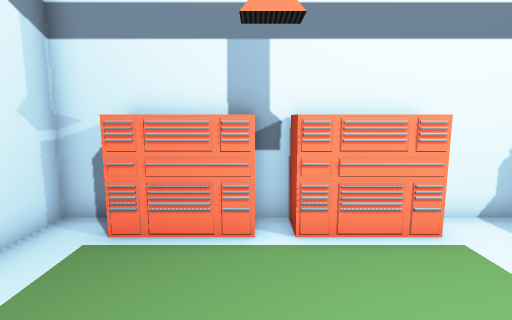
[1] (above)

12 first-person views from a walk through a Unity game level. The camera is 1.2 m above the floor, tilts 8° down and sees 80° across. The floor is counted in squares, 0.5 m on a side. Each view is taken from the middle of a square. On the plan, view 1 faces up. The plan holds only what a view shows up to about 19 squares ahead; the rest is blank. The place goes on beyond the plan. The player is left out. Some surface patterns are stand-ins.

[2]
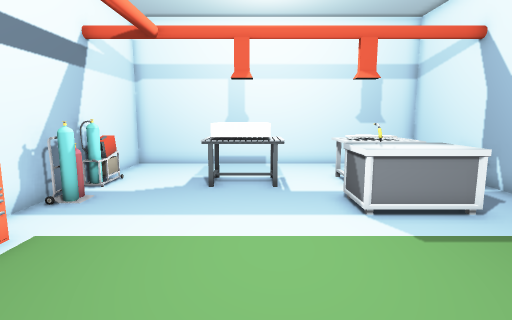

[3]
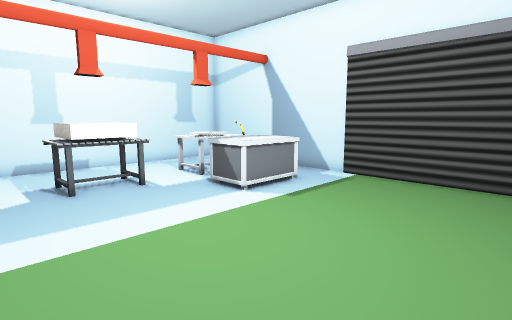

[4]
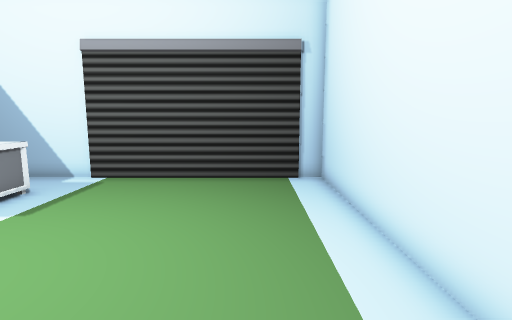

[5]
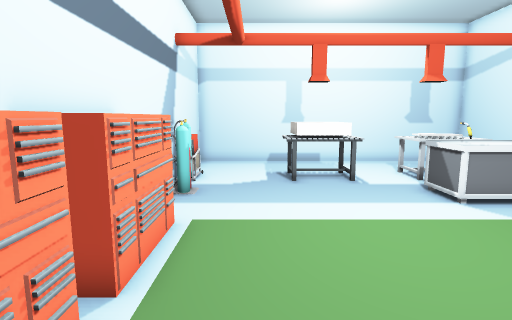

[6]
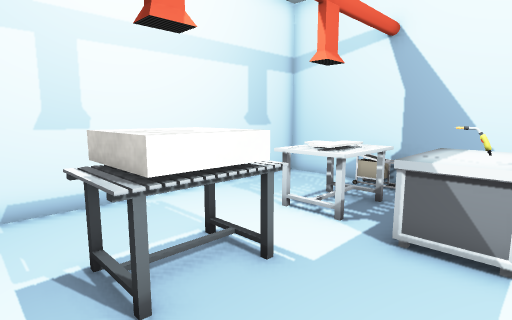

[7]
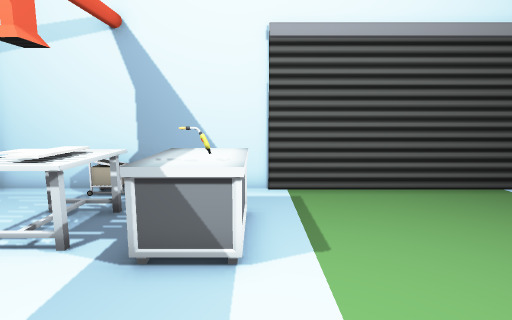

[8]
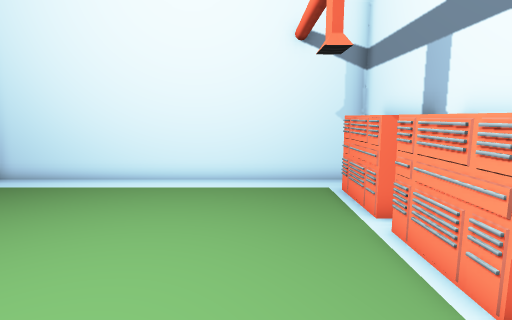

[9]
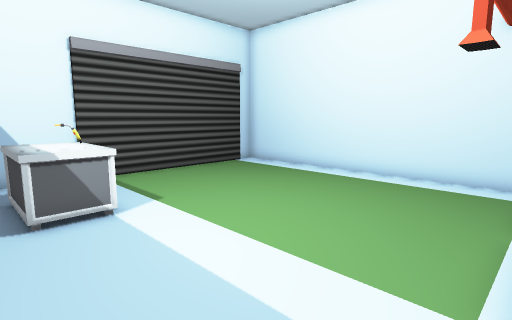

[10]
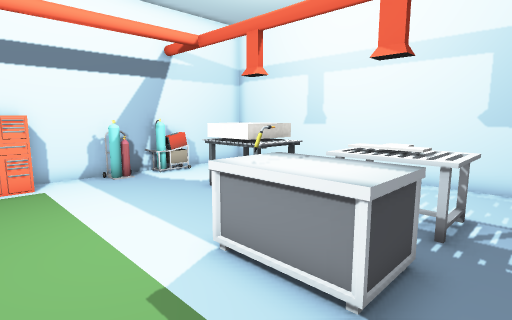

[11]
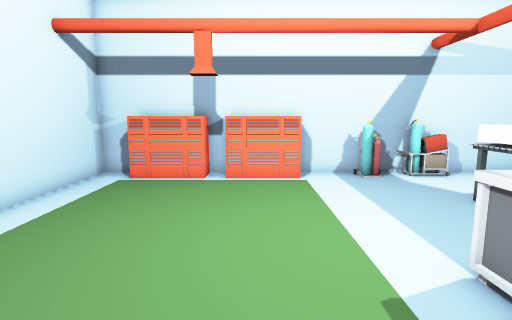

[12]
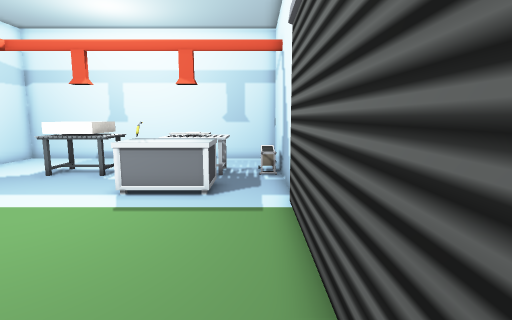

### Floor plan
Points are (right, up) in squares from view 1. A wall is a line through its corners. A room is listed if a view was taken in it or the views show most of it. See-through windows are left out.
Room 1 (views 1, 2, 3, 4, 5, 6, 7, 8, 9, 10, 11, 12)
walls: (1.6, 7.1) (-0.5, 7.1); (-2.4, 7.1) (-4.6, 7.1) (-4.6, -7) (13.8, -7); (13.7, -7.2) (13.7, 7.1) (3.4, 7.1)
low walls: (9.5, -2.9) (10, -2.9); (8.8, -4.1) (8.8, -2.4); (7.1, 6.6) (6.2, 6.6)
objects: other object (-3, 6) to (0, 7); other object (1, 6) to (4, 7); other object (5, -5) to (7, -2); other object (6, 6); other object (7, 6); other object (8, -5) to (10, -2); other object (8, 0) to (10, 3); other object (9, 6) to (10, 7)

Positions as (right, up) in squares from view 1, and headings:
1: (0, 0), facing up
2: (-2, 1), facing right
3: (-2, 5), facing down-right
4: (-2, 5), facing down
5: (-3, 4), facing right
6: (5, 4), facing down-right
7: (5, 3), facing down
8: (7, 3), facing left
9: (8, 6), facing down-left
10: (2, -6), facing up-right
11: (2, -6), facing up
12: (-4, -6), facing right
